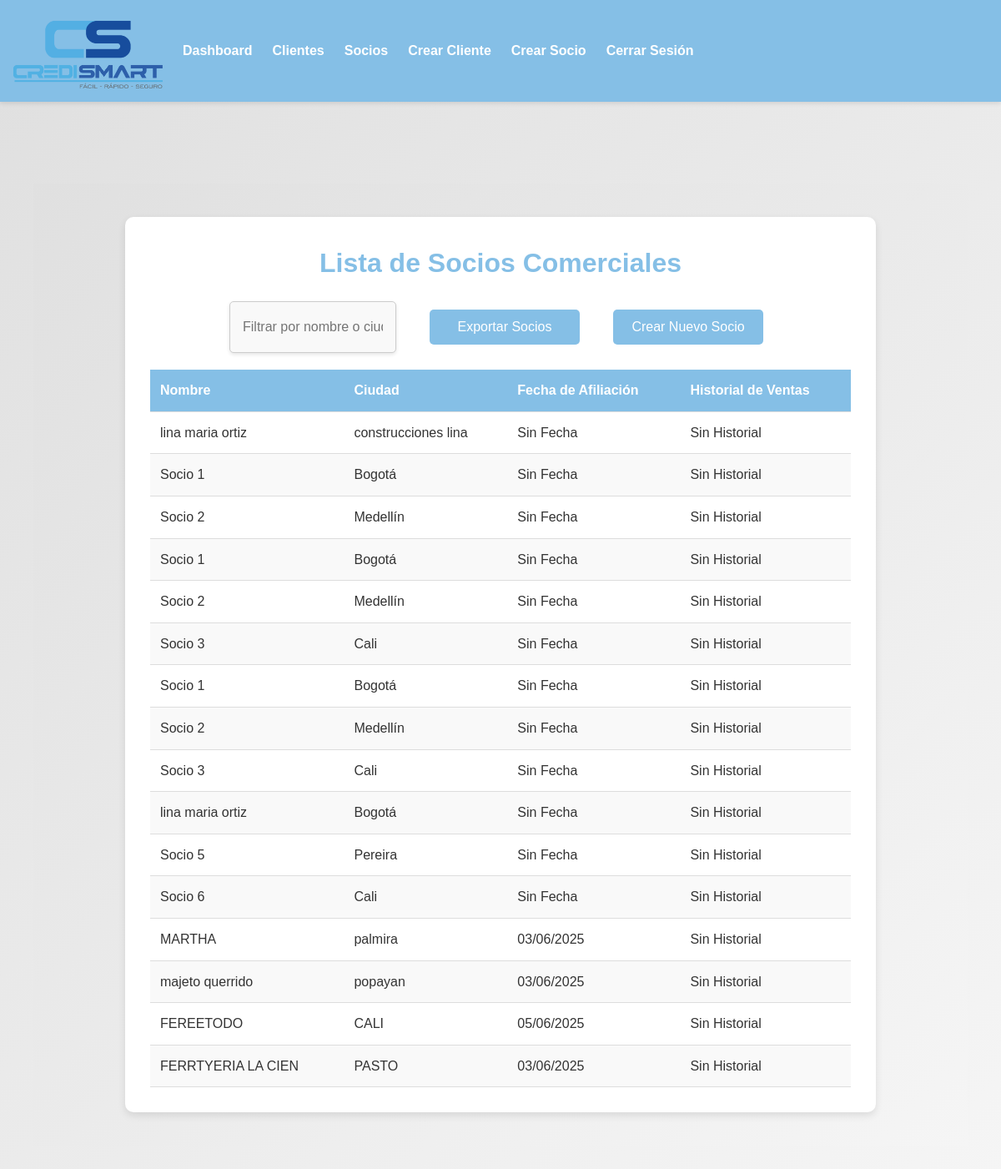
/partners/ (signed in), run on an earlier commit of the app's database.
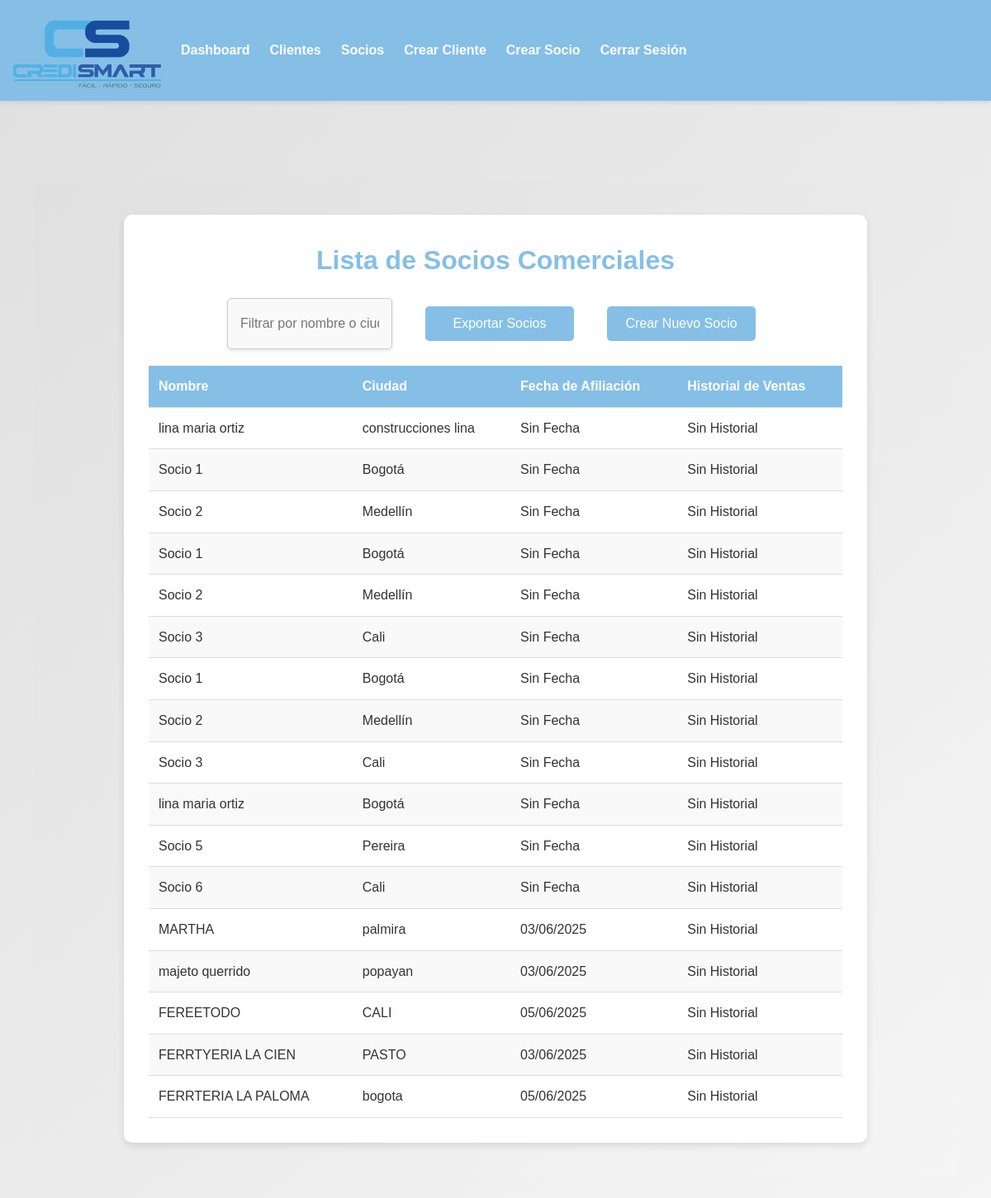
And on a later commit of the database.
### businessapp/models.py (models this page shows, shortened)
class BusinessPartner(models.Model):
    name = models.CharField(max_length=100)
    city = models.CharField(max_length=100)
    affiliation_date = models.DateField(null=True, blank=True)
    sales_history = models.DecimalField(max_digits=10, decimal_places=2, default=0.00, null=True, blank=True)

### businessapp/views.py (the view)
# urls.py: path('partners/', views.partner_list, name='partner_list'),
@login_required
def partner_list(request):
    partners = BusinessPartner.objects.all()
    return render(request, 'businessapp/partner_list.html', {'partners': partners})

### businessapp/templates/businessapp/partner_list.html (shortened to what this page needs)
{% extends 'businessapp/base.html' %}
{% load static %}
{% block content %}
    <div class="partner-list-container">
        <div class="card">
            <h2>Lista de Socios Comerciales</h2>
            <div class="button-group">
                <input type="text" id="filterInput" placeholder="Filtrar por nombre o ciudad" onkeyup="filterPartners()">
                <button class="submit-button" onclick="window.location.href='{% url 'export_partners' %}'">Exportar Socios</button>
                <button class="submit-button" onclick="window.location.href='{% url 'create_partner' %}'">Crear Nuevo Socio</button>
            </div>
            <table id="partnerTable">
                <thead>
                    <tr>
                        <th>Nombre</th>
                        <th>Ciudad</th>
                        <th>Fecha de Afiliación</th>
                        <th>Historial de Ventas</th>
                    </tr>
                </thead>
                <tbody>
                    {% for partner in partners %}
                        <tr>
                            <td>{{ partner.name }}</td>
                            <td>{{ partner.city|default:'Sin Ciudad' }}</td>
                            <td>{{ partner.affiliation_date|date:"d/m/Y"|default:'Sin Fecha' }}</td>
                            <td>{{ partner.sales_history|default:'Sin Historial' }}</td>
                        </tr>
                    {% empty %}
                        <tr>
                            <td colspan="4">No hay socios registrados.</td>
                        </tr>
                    {% endfor %}
                </tbody>
            </table>
        </div>
    </div>
{% endblock %}

What changed in the data, as far as the page shows it:
added BusinessPartner: name "FERRTERIA LA PALOMA", city "bogota", affiliation_date "05/06/2025", sales_history "Sin Historial"
